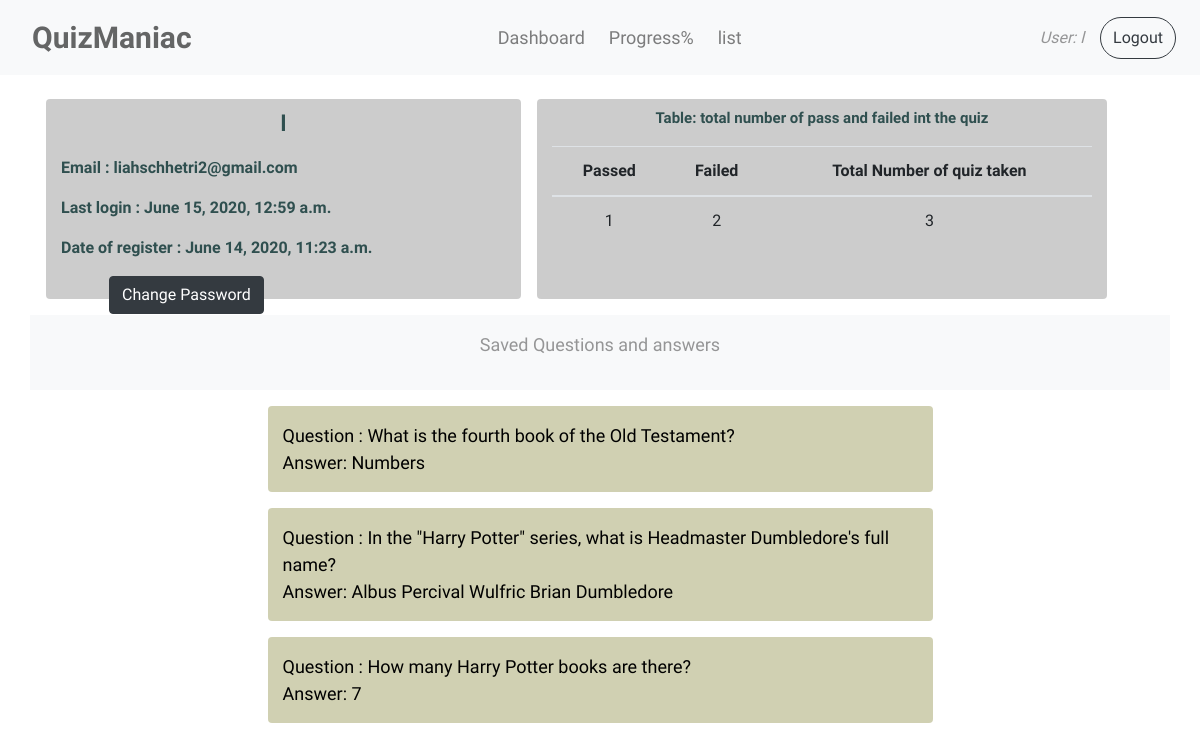
The app's page /dashboard/ (signed in) with its own data.
### play/models.py (models this page shows)
class QuesAndAns(models.Model):
    user=models.ForeignKey(User,on_delete=models.CASCADE,related_name='qns_ans')
    ques=models.TextField()
    ans=models.TextField()

### play/views.py (the view)
# urls.py: path('dashboard/',views.dashboard,name='dashboard'),
@login_required
def dashboard(req):
    qan=QuesAndAns.objects.filter(user=req.user)
    usr=Signup.objects.get(user=req.user)
    passed=usr.pas
    failed=usr.failed
    print(passed)
    print(failed)
    total=passed+failed
    return render(req,'dashboard.html',{'passed':passed,'failed':failed,'total':total,'qan':qan})

### templates/dashboard.html (shortened to what this page needs)
{% extends 'index.html' %}
{% block body %}
<div class="container ">
    <div class='row   '>
        <div class='col-md-5 ml-3 mt-4 py-2 rounded' style="height:200px;font-weight:bold;background:rgba(1,1,1,0.2);color:darkslategray">
            <p class="text-center" style="font-size:22px;">{{user.username}}</p>
            <p>Email : {{user.email}}</p>
            <p>Last login : {{user.last_login}}</p>
            <p>Date of register : {{user.date_joined}}</p>
            <a class="ml-5" href="{% url 'changepass' %}"><button class="btn btn-dark rounded">Change Password</button></a>
        </div>
        <div class="col-md-6 ml-3 mt-4 py-2 rounded" style="height:200px;background:rgba(1,1,1,0.2);color:darkslategray">
            <p class="text-center" style="font-size:15px;font-weight:bold;">Table: total number of pass and failed int the quiz</p>
            <table class="table table-stripped text-center">
                <thead>
                    <tr>
                        <th>Passed</th>
                        <th>Failed</th>
                        <th>Total Number of quiz taken</th>
                    </tr>
                </thead>
                <tbody>
                    <tr>
                        <td>{{passed}}</td>
                        <td>{{failed}}</td>
                        <td>{{total}}</td>
                    </tr>
                </tbody>
            </table>
        </div>
    </div>
<div class="row bg-light my-3 py-3">
<div class="col=md-4 mx-auto">
    <p style="font-size: 18px;">Saved Questions and answers</p>
</div>
</div>
{% for d in qan %}
<div class='row mt-3'>
    <div class='col-md-7 mx-auto rounded py-3' style="background: rgba(100,100,1,0.3);font-size: 18px;color:black;">
            Question {{d.ques|slice:"11:"}}<br>
            Answer:  {{d.ans}}
    </div>
</div>
{% endfor %}
</div>
{% endblock %}

### templates/index.html (shortened to what this page needs)
<!DOCTYPE html>
<html lang="en">
<head>
    <link rel="stylesheet" href="https://cdnjs.cloudflare.com/ajax/libs/font-awesome/4.7.0/css/font-awesome.min.css">
    <link rel="stylesheet" href="https://stackpath.bootstrapcdn.com/bootstrap/4.4.1/css/bootstrap.min.css">
</head>
<body>
    <div class="container-fluid mx-0 px-0">
            <nav class="navbar navbar-expand-lg navbar-light bg-light">
                    <a class="navbar-brand pl-3 mx-auto" href="{% url 'home' %}" style="font-size: 30px !important; font-weight:bold;color:rgba(1,1,1,.6);">QuizManiac</a>
                    {% if user.is_active %}
                    <div class="collapse navbar-collapse" id="navbarTogglerDemo02">
                      <ul class="navbar-nav mx-auto py-2 ">
                        <li class="nav-item ml-2">
                          <a class="nav-link" href="{% url 'dashboard' %}">Dashboard</a>
                        </li>
                        <li class="nav-item ml-2">
                          <a class="nav-link pro" href="#">Progress%</a>
                        </li>
                        <li class="nav-item ml-2">
                                <a class="nav-link" href="{% url 'qlist' %}">list</a>
                              </li>
                      </ul>
                       <em class="pr-2">User: {{user.username}}</em>
                      <a href="{% url 'log_out'%}"><button class="btn btn-outline-dark m-2 py-2 rounded-pill">Logout</button></a>
                        {% endif %}
                    </div>
                  </nav>
        {% block body %}
        {% endblock %}
</div>
</body>
</html>

### templates/index.html (style rules this page uses)
body { color:rgba(1,1,1,.4); font-family: 'Arima Madurai', cursive; }
ul>li>a { font-size:18px; }

### records on screen
QuesAndAns: ques ": What is the fourth book of the Old Testament?", ans "Numbers"
QuesAndAns: ques ": In the \"Harry Potter\" series, what is Headmaster Dumbledore's full name?", ans "Albus Percival Wulfric Brian Dumbledore"
QuesAndAns: ques ": How many Harry Potter books are there?", ans "7"

### other values on screen
{{ user.username }} "l"
{{ user.email }} "liahschhetri2@gmail.com"
{{ user.last_login }} "June 15, 2020, 12:59 a.m."
{{ user.date_joined }} "June 14, 2020, 11:23 a.m."
{{ passed }} "1"
{{ failed }} "2"
{{ total }} "3"
